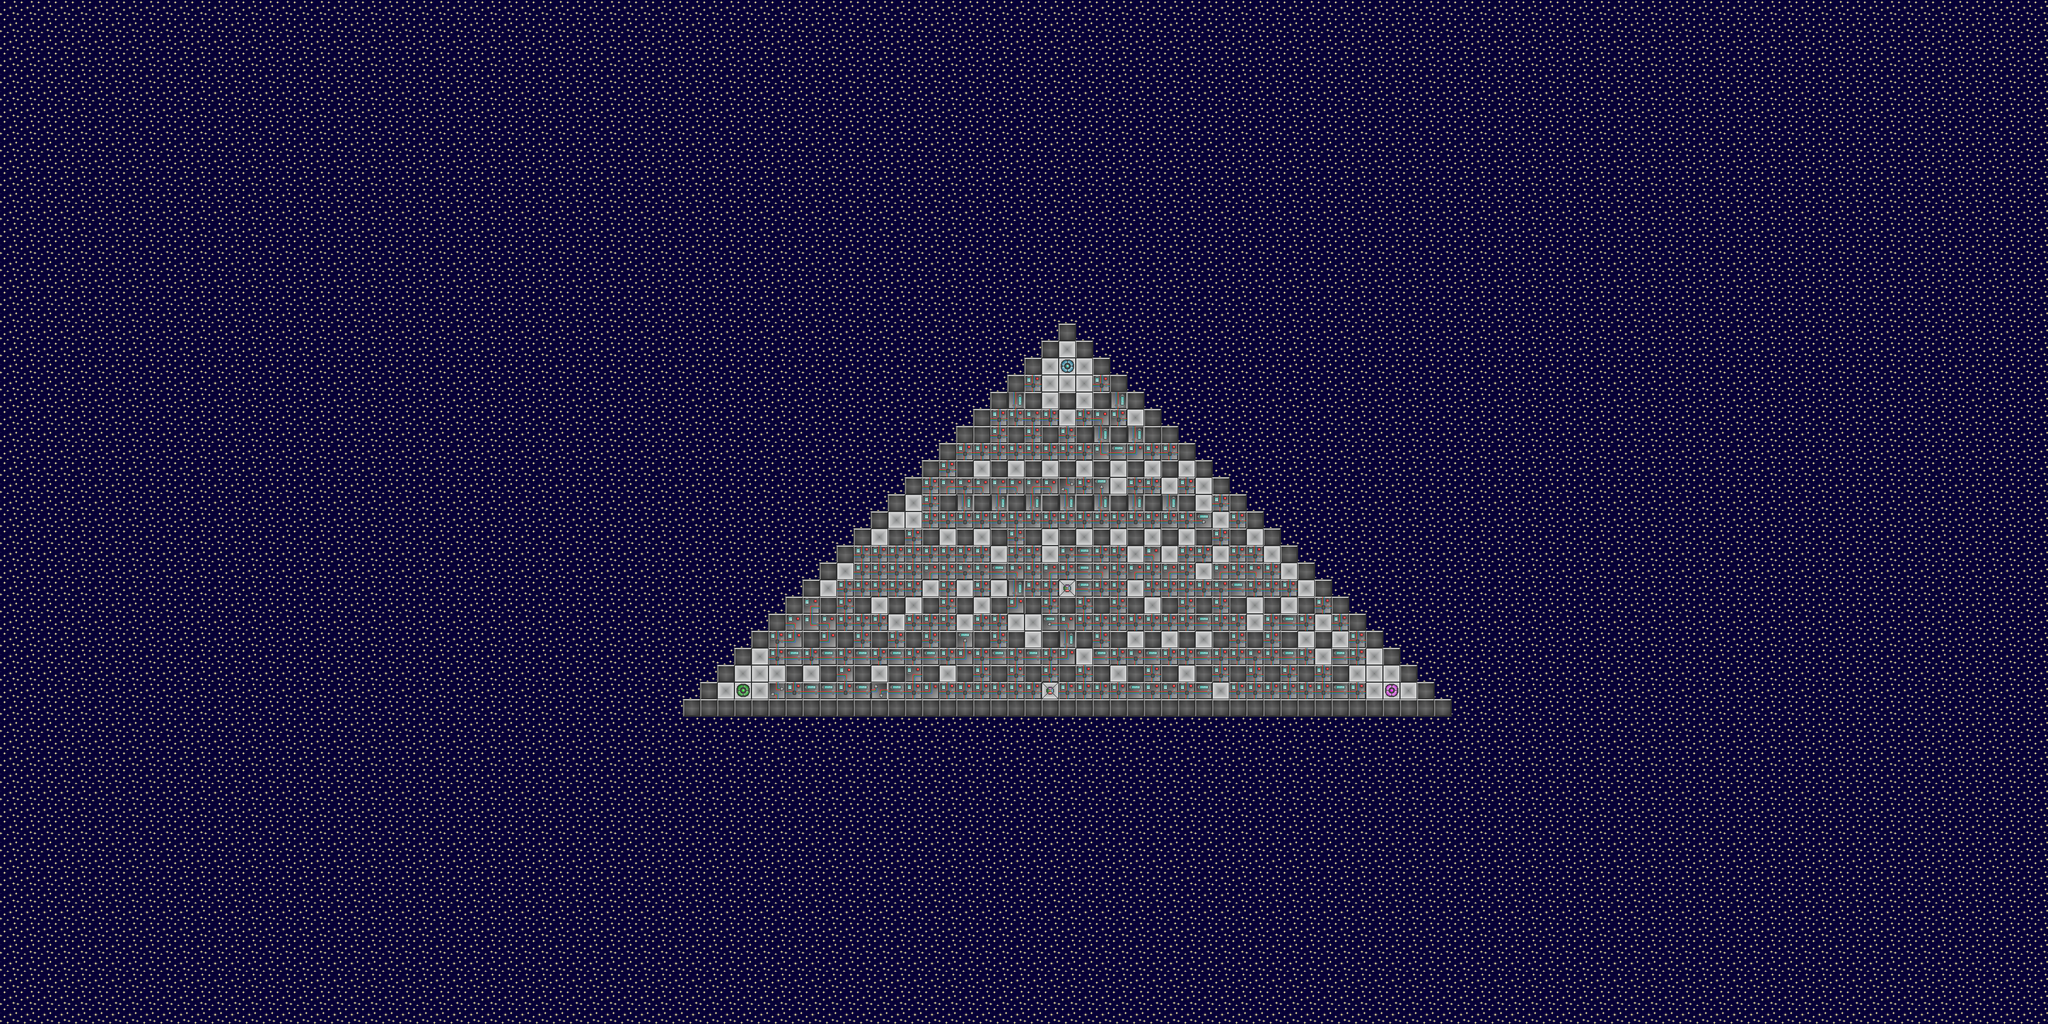

Below is a game level as drawn by its tile map, then a one-line description and the .tmx that defines it (tile-layer data replaced by summaries):
An orthogonal 120x60 tile map with 32x32 px tiles, 5 tile layers (Background, Floor, Blocks, Items, ...), 2 tilesets.

<map version="1.0" orientation="orthogonal" renderorder="right-down" width="120" height="60" tilewidth="32" tileheight="32" nextobjectid="1">
 <tileset firstgid="1" name="map_tiles" tilewidth="34" tileheight="34" tilecount="28" columns="4">
  <image source="../blocks/map_tiles.png" width="136" height="256" />
  <tile id="2">
   <properties>
    <property name="Item-Spawner" value="" />
   </properties>
  </tile>
  <tile id="4">
   <properties>
    <property name="Spawn-P2" value="" />
   </properties>
  </tile>
  <tile id="5">
   <properties>
    <property name="Spawn-P3" value="" />
   </properties>
  </tile>
  <tile id="6">
   <properties>
    <property name="Spawn-P4" value="" />
   </properties>
  </tile>
  <tile id="7">
   <properties>
    <property name="Spawn-P1" value="" />
   </properties>
  </tile>
  <tile id="8">
   <properties>
    <property name="blocked" value="" />
    <property name="undestructable" value="" />
   </properties>
  </tile>
  <tile id="9">
   <properties>
    <property name="blocked" value="" />
    <property name="ghost-blocked" value="" />
    <property name="undestructable" value="" />
   </properties>
  </tile>
  <tile id="10">
   <properties>
    <property name="blocked" value="" />
   </properties>
  </tile>
  <tile id="12">
   <properties>
    <property name="blocked" value="" />
   </properties>
  </tile>
  <tile id="13">
   <properties>
    <property name="blocked" value="" />
   </properties>
  </tile>
  <tile id="14">
   <properties>
    <property name="blocked" value="" />
   </properties>
  </tile>
  <tile id="15">
   <properties>
    <property name="blocked" value="" />
   </properties>
  </tile>
  <tile id="16">
   <properties>
    <property name="blocked" value="" />
   </properties>
  </tile>
  <tile id="17">
   <properties>
    <property name="blocked" value="" />
   </properties>
  </tile>
  <tile id="18">
   <properties>
    <property name="blocked" value="" />
   </properties>
  </tile>
  <tile id="19">
   <properties>
    <property name="blocked" value="" />
   </properties>
  </tile>
  <tile id="20">
   <properties>
    <property name="blocked" value="" />
   </properties>
  </tile>
  <tile id="21">
   <properties>
    <property name="blocked" value="" />
   </properties>
  </tile>
  <tile id="22">
   <properties>
    <property name="blocked" value="" />
   </properties>
  </tile>
  <tile id="23">
   <properties>
    <property name="blocked" value="" />
   </properties>
  </tile>
  <tile id="24">
   <properties>
    <property name="blocked" value="" />
   </properties>
  </tile>
  <tile id="25">
   <properties>
    <property name="blocked" value="" />
   </properties>
  </tile>
  <tile id="26">
   <properties>
    <property name="blocked" value="" />
   </properties>
  </tile>
  <tile id="27">
   <properties>
    <property name="blocked" value="" />
   </properties>
  </tile>
 </tileset>
 <tileset firstgid="29" name="background-credits" tilewidth="34" tileheight="34" tilecount="28" columns="4">
  <image source="../blocks/background-credits.png" width="136" height="256" />
 </tileset>
 <layer name="Background" width="120" height="60">
  <data>[7200 cells, 7199 non-empty, 1 distinct tile ids]</data>
 </layer>
 <layer name="Floor" width="120" height="60">
  <data>[7200 cells, 529 non-empty, 5 distinct tile ids]</data>
 </layer>
 <layer name="Blocks" width="120" height="60">
  <data>[7200 cells, 437 non-empty, 17 distinct tile ids]</data>
 </layer>
 <layer name="Items" width="120" height="60">
  <data>[7200 cells, 0 non-empty, 0 distinct tile ids]</data>
 </layer>
 <layer name="Bombs" width="120" height="60">
  <data>[7200 cells, 0 non-empty, 0 distinct tile ids]</data>
 </layer>
</map>
